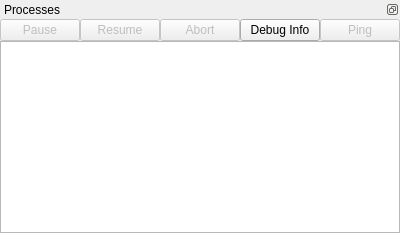
      <widget class="QWidget" name="processesTab">
       <attribute name="title">
        <string>Processes</string>
       </attribute>
       <layout class="QHBoxLayout" name="horizontalLayout_18">
        <property name="spacing">
         <number>0</number>
        </property>
        <property name="leftMargin">
         <number>0</number>
        </property>
        <property name="topMargin">
         <number>0</number>
        </property>
        <property name="rightMargin">
         <number>0</number>
        </property>
        <property name="bottomMargin">
         <number>0</number>
        </property>
        <item>
         <widget class="QDockWidget" name="processesDock">
          <property name="sizePolicy">
           <sizepolicy hsizetype="Expanding" vsizetype="Expanding">
            <horstretch>0</horstretch>
            <verstretch>0</verstretch>
           </sizepolicy>
          </property>
          <property name="features">
           <set>QDockWidget::DockWidgetFeature::DockWidgetFloatable|QDockWidget::DockWidgetFeature::DockWidgetMovable</set>
          </property>
          <property name="windowTitle">
           <string>Processes</string>
          </property>
          <widget class="QWidget" name="processesDockContents">
           <layout class="QHBoxLayout" name="horizontalLayout_3">
            <property name="spacing">
             <number>0</number>
            </property>
            <property name="leftMargin">
             <number>0</number>
            </property>
            <property name="topMargin">
             <number>0</number>
            </property>
            <property name="rightMargin">
             <number>0</number>
            </property>
            <property name="bottomMargin">
             <number>0</number>
            </property>
            <item>
             <layout class="QVBoxLayout" name="vertLayout_22">
              <item>
               <layout class="QHBoxLayout" name="horizontalLayout_5">
                <item>
                 <widget class="QPushButton" name="processPauseButton">
                  <property name="enabled">
                   <bool>false</bool>
                  </property>
                  <property name="sizePolicy">
                   <sizepolicy hsizetype="Preferred" vsizetype="Fixed">
                    <horstretch>0</horstretch>
                    <verstretch>0</verstretch>
                   </sizepolicy>
                  </property>
                  <property name="toolTip">
                   <string>Attempt to pause the selected process. Not supported on Windows.</string>
                  </property>
                  <property name="text">
                   <string>Pause</string>
                  </property>
                  <property name="shortcut">
                   <string>R</string>
                  </property>
                 </widget>
                </item>
                <item>
                 <widget class="QPushButton" name="processResumeButton">
                  <property name="enabled">
                   <bool>false</bool>
                  </property>
                  <property name="toolTip">
                   <string>Attempt to resume the selected process. Not supported on Windows</string>
                  </property>
                  <property name="text">
                   <string>Resume</string>
                  </property>
                 </widget>
                </item>
                <item>
                 <widget class="QPushButton" name="processAbortButton">
                  <property name="enabled">
                   <bool>false</bool>
                  </property>
                  <property name="toolTip">
                   <string>Kill the selected process</string>
                  </property>
                  <property name="text">
                   <string>Abort</string>
                  </property>
                 </widget>
                </item>
                <item>
                 <widget class="QPushButton" name="debugInfoButton">
                  <property name="text">
                   <string>Debug Info</string>
                  </property>
                 </widget>
                </item>
                <item>
                 <widget class="QPushButton" name="pingButton">
                  <property name="enabled">
                   <bool>false</bool>
                  </property>
                  <property name="sizePolicy">
                   <sizepolicy hsizetype="Minimum" vsizetype="Fixed">
                    <horstretch>0</horstretch>
                    <verstretch>0</verstretch>
                   </sizepolicy>
                  </property>
                  <property name="toolTip">
                   <string>Ping the selected process</string>
                  </property>
                  <property name="text">
                   <string>Ping</string>
                  </property>
                 </widget>
                </item>
               </layout>
              </item>
              <item>
               <widget class="QTreeView" name="processesTreeView">
                <property name="editTriggers">
                 <set>QAbstractItemView::EditTrigger::NoEditTriggers</set>
                </property>
                <property name="dragDropOverwriteMode">
                 <bool>false</bool>
                </property>
                <property name="selectionMode">
                 <enum>QAbstractItemView::SelectionMode::MultiSelection</enum>
                </property>
                <property name="selectionBehavior">
                 <enum>QAbstractItemView::SelectionBehavior::SelectRows</enum>
                </property>
                <property name="wordWrap">
                 <bool>true</bool>
                </property>
               </widget>
              </item>
             </layout>
            </item>
           </layout>
          </widget>
         </widget>
        </item>
       </layout>
      </widget>
